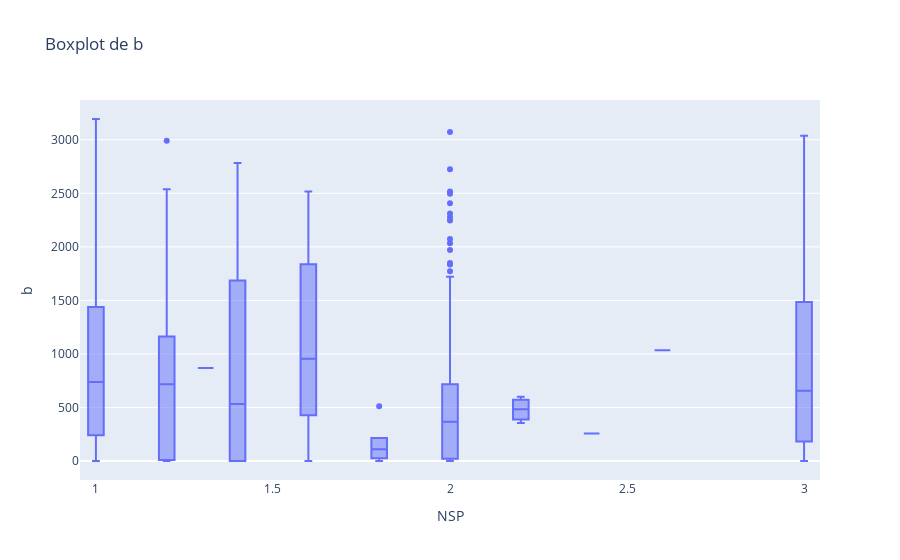

The notebook cell saved with this chart:
### Markdown cell above
### 3.2 Boxplots

### Code cell
visualization.plot_interactive_boxplot(datos_imputados, column='b', group_by='NSP')

### Figure 1 — Plotly figure (JSON) as saved in the notebook; plotly's stock layout.template omitted (floating-point values rounded to 4 significant figures; data arrays with more than 128 entries replaced by an {"elided": "..."} marker saying what was removed)
{"data": [{"alignmentgroup": "True", "boxpoints": "outliers", "hovertemplate": "NSP=%{x}<br>b=%{y}<extra></extra>", "legendgroup": "", "marker": {"color": "#636efa"}, "name": "", "notched": false, "offsetgroup": "", "orientation": "v", "showlegend": false, "type": "box", "x": {"elided": "2129 float values"}, "x0": " ", "xaxis": "x", "y": {"elided": "2129 float values"}, "y0": " ", "yaxis": "y"}], "layout": {"boxmode": "group", "legend": {"tracegroupgap": 0}, "title": {"text": "Boxplot de b"}, "xaxis": {"anchor": "y", "domain": [0, 1], "title": {"text": "NSP"}}, "yaxis": {"anchor": "x", "domain": [0, 1], "title": {"text": "b"}}}}
